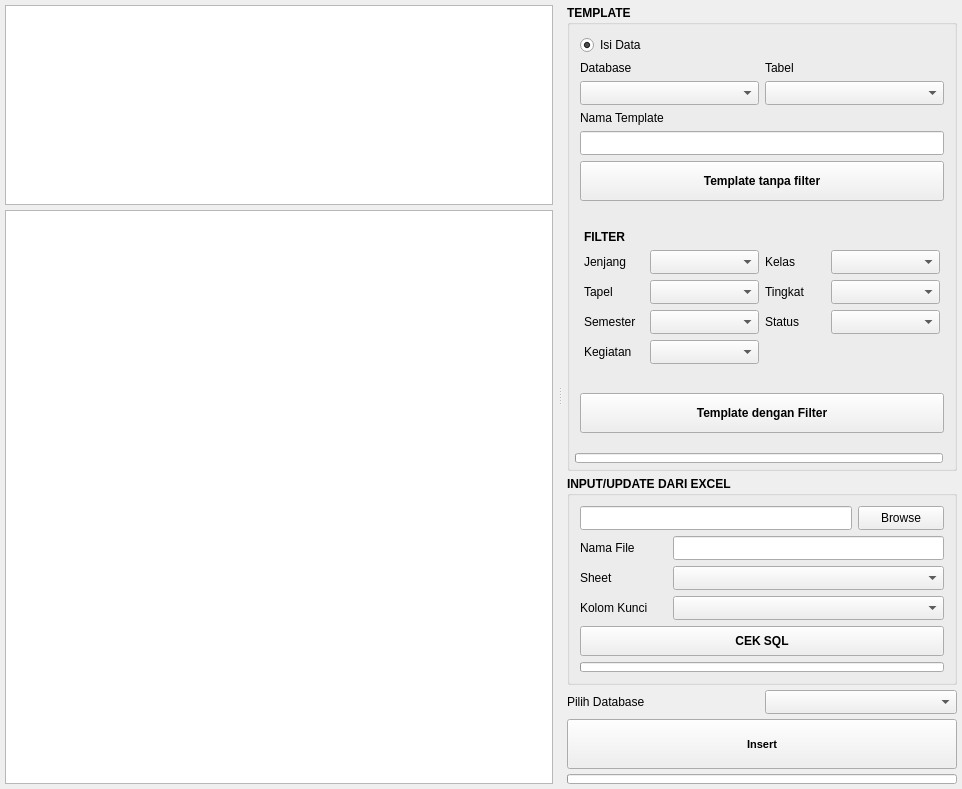
<?xml version="1.0" encoding="UTF-8"?>
<ui version="4.0">
 <class>Form</class>
 <widget class="QWidget" name="Form">
  <property name="geometry">
   <rect>
    <x>0</x>
    <y>0</y>
    <width>962</width>
    <height>777</height>
   </rect>
  </property>
  <property name="windowTitle">
   <string>Form</string>
  </property>
  <layout class="QGridLayout" name="gridLayout_7">
   <property name="leftMargin">
    <number>0</number>
   </property>
   <property name="topMargin">
    <number>0</number>
   </property>
   <property name="rightMargin">
    <number>0</number>
   </property>
   <property name="bottomMargin">
    <number>0</number>
   </property>
   <property name="horizontalSpacing">
    <number>5</number>
   </property>
   <property name="verticalSpacing">
    <number>0</number>
   </property>
   <item row="0" column="0">
    <widget class="QSplitter" name="splitter">
     <property name="orientation">
      <enum>Qt::Horizontal</enum>
     </property>
     <widget class="QWidget" name="widget_4" native="true">
      <property name="sizePolicy">
       <sizepolicy hsizetype="Expanding" vsizetype="Expanding">
        <horstretch>1</horstretch>
        <verstretch>0</verstretch>
       </sizepolicy>
      </property>
      <layout class="QGridLayout" name="gridLayout_2" rowstretch="0,1" rowminimumheight="200,0">
       <property name="leftMargin">
        <number>5</number>
       </property>
       <property name="topMargin">
        <number>5</number>
       </property>
       <property name="rightMargin">
        <number>5</number>
       </property>
       <property name="bottomMargin">
        <number>5</number>
       </property>
       <property name="spacing">
        <number>5</number>
       </property>
       <item row="0" column="0">
        <widget class="QPlainTextEdit" name="plainTextEdit"/>
       </item>
       <item row="1" column="0">
        <widget class="QPlainTextEdit" name="plainTextEdit_2"/>
       </item>
      </layout>
     </widget>
     <widget class="QWidget" name="widget" native="true">
      <property name="minimumSize">
       <size>
        <width>400</width>
        <height>0</height>
       </size>
      </property>
      <layout class="QGridLayout" name="gridLayout_3">
       <property name="leftMargin">
        <number>5</number>
       </property>
       <property name="topMargin">
        <number>5</number>
       </property>
       <property name="rightMargin">
        <number>5</number>
       </property>
       <property name="bottomMargin">
        <number>5</number>
       </property>
       <property name="spacing">
        <number>5</number>
       </property>
       <item row="0" column="0" colspan="2">
        <widget class="QGroupBox" name="groupBox">
         <property name="font">
          <font>
           <weight>75</weight>
           <bold>true</bold>
          </font>
         </property>
         <property name="title">
          <string>TEMPLATE</string>
         </property>
         <layout class="QGridLayout" name="gridLayout_4">
          <property name="leftMargin">
           <number>5</number>
          </property>
          <property name="topMargin">
           <number>5</number>
          </property>
          <property name="rightMargin">
           <number>5</number>
          </property>
          <property name="bottomMargin">
           <number>5</number>
          </property>
          <property name="verticalSpacing">
           <number>15</number>
          </property>
          <item row="4" column="0" colspan="2">
           <widget class="QWidget" name="widget_5" native="true">
            <layout class="QGridLayout" name="gridLayout_8">
             <property name="leftMargin">
              <number>5</number>
             </property>
             <property name="topMargin">
              <number>5</number>
             </property>
             <property name="rightMargin">
              <number>5</number>
             </property>
             <property name="bottomMargin">
              <number>5</number>
             </property>
             <item row="0" column="1">
              <widget class="QPushButton" name="btn_with__filter">
               <property name="minimumSize">
                <size>
                 <width>0</width>
                 <height>40</height>
                </size>
               </property>
               <property name="text">
                <string>Template dengan Filter</string>
               </property>
              </widget>
             </item>
            </layout>
           </widget>
          </item>
          <item row="0" column="0" colspan="2">
           <widget class="QWidget" name="widget_3" native="true">
            <property name="font">
             <font>
              <weight>50</weight>
              <bold>false</bold>
             </font>
            </property>
            <layout class="QGridLayout" name="gridLayout_6">
             <property name="leftMargin">
              <number>5</number>
             </property>
             <property name="topMargin">
              <number>5</number>
             </property>
             <property name="rightMargin">
              <number>5</number>
             </property>
             <property name="bottomMargin">
              <number>5</number>
             </property>
             <item row="2" column="0">
              <widget class="QLabel" name="label">
               <property name="text">
                <string>Database</string>
               </property>
              </widget>
             </item>
             <item row="1" column="0">
              <widget class="QRadioButton" name="radio_filled">
               <property name="text">
                <string>Isi Data</string>
               </property>
               <property name="checked">
                <bool>true</bool>
               </property>
              </widget>
             </item>
             <item row="3" column="0">
              <widget class="QComboBox" name="cbo_db">
               <property name="minimumSize">
                <size>
                 <width>0</width>
                 <height>24</height>
                </size>
               </property>
              </widget>
             </item>
             <item row="4" column="0">
              <widget class="QLabel" name="label_14">
               <property name="text">
                <string>Nama Template</string>
               </property>
              </widget>
             </item>
             <item row="2" column="1">
              <widget class="QLabel" name="label_2">
               <property name="text">
                <string>Tabel</string>
               </property>
              </widget>
             </item>
             <item row="3" column="1">
              <widget class="QComboBox" name="cbo_table">
               <property name="minimumSize">
                <size>
                 <width>0</width>
                 <height>24</height>
                </size>
               </property>
              </widget>
             </item>
             <item row="5" column="0" colspan="2">
              <widget class="QLineEdit" name="line_filename_nofilter">
               <property name="minimumSize">
                <size>
                 <width>0</width>
                 <height>24</height>
                </size>
               </property>
              </widget>
             </item>
             <item row="6" column="0" colspan="2">
              <widget class="QPushButton" name="btn_no_filter">
               <property name="minimumSize">
                <size>
                 <width>0</width>
                 <height>40</height>
                </size>
               </property>
               <property name="font">
                <font>
                 <weight>75</weight>
                 <bold>true</bold>
                </font>
               </property>
               <property name="text">
                <string>Template tanpa filter</string>
               </property>
              </widget>
             </item>
            </layout>
           </widget>
          </item>
          <item row="3" column="0" colspan="2">
           <widget class="QWidget" name="widget_2" native="true">
            <property name="font">
             <font>
              <weight>50</weight>
              <bold>false</bold>
             </font>
            </property>
            <layout class="QGridLayout" name="gridLayout" columnstretch="0,1,0,1" columnminimumwidth="60,0,60,0">
             <item row="0" column="0">
              <widget class="QLabel" name="label_3">
               <property name="font">
                <font>
                 <weight>75</weight>
                 <bold>true</bold>
                </font>
               </property>
               <property name="text">
                <string>FILTER</string>
               </property>
              </widget>
             </item>
             <item row="1" column="0">
              <widget class="QLabel" name="label_4">
               <property name="text">
                <string>Jenjang</string>
               </property>
              </widget>
             </item>
             <item row="1" column="1">
              <widget class="QComboBox" name="cbo_jenjang">
               <property name="minimumSize">
                <size>
                 <width>0</width>
                 <height>24</height>
                </size>
               </property>
               <property name="maximumSize">
                <size>
                 <width>16777215</width>
                 <height>24</height>
                </size>
               </property>
               <item>
                <property name="text">
                 <string/>
                </property>
               </item>
               <item>
                <property name="text">
                 <string>MI</string>
                </property>
               </item>
               <item>
                <property name="text">
                 <string>MD</string>
                </property>
               </item>
              </widget>
             </item>
             <item row="1" column="2">
              <widget class="QLabel" name="label_6">
               <property name="text">
                <string>Kelas</string>
               </property>
              </widget>
             </item>
             <item row="1" column="3">
              <widget class="QComboBox" name="cbo_kelas">
               <property name="minimumSize">
                <size>
                 <width>0</width>
                 <height>24</height>
                </size>
               </property>
               <property name="maximumSize">
                <size>
                 <width>16777215</width>
                 <height>24</height>
                </size>
               </property>
              </widget>
             </item>
             <item row="2" column="0">
              <widget class="QLabel" name="label_8">
               <property name="text">
                <string>Tapel</string>
               </property>
              </widget>
             </item>
             <item row="2" column="1">
              <widget class="QComboBox" name="cbo_tapel">
               <property name="minimumSize">
                <size>
                 <width>0</width>
                 <height>24</height>
                </size>
               </property>
               <property name="maximumSize">
                <size>
                 <width>16777215</width>
                 <height>24</height>
                </size>
               </property>
              </widget>
             </item>
             <item row="2" column="2">
              <widget class="QLabel" name="label_5">
               <property name="text">
                <string>Tingkat</string>
               </property>
              </widget>
             </item>
             <item row="2" column="3">
              <widget class="QComboBox" name="cbo_tingkat">
               <property name="minimumSize">
                <size>
                 <width>0</width>
                 <height>24</height>
                </size>
               </property>
               <property name="maximumSize">
                <size>
                 <width>16777215</width>
                 <height>24</height>
                </size>
               </property>
              </widget>
             </item>
             <item row="3" column="0">
              <widget class="QLabel" name="label_11">
               <property name="text">
                <string>Semester</string>
               </property>
              </widget>
             </item>
             <item row="3" column="1">
              <widget class="QComboBox" name="cbo_semester">
               <property name="minimumSize">
                <size>
                 <width>0</width>
                 <height>24</height>
                </size>
               </property>
               <property name="maximumSize">
                <size>
                 <width>16777215</width>
                 <height>24</height>
                </size>
               </property>
              </widget>
             </item>
             <item row="3" column="2">
              <widget class="QLabel" name="label_9">
               <property name="text">
                <string>Status</string>
               </property>
              </widget>
             </item>
             <item row="3" column="3">
              <widget class="QComboBox" name="cbo_status">
               <property name="minimumSize">
                <size>
                 <width>0</width>
                 <height>24</height>
                </size>
               </property>
               <property name="maximumSize">
                <size>
                 <width>16777215</width>
                 <height>24</height>
                </size>
               </property>
              </widget>
             </item>
             <item row="4" column="0">
              <widget class="QLabel" name="label_7">
               <property name="text">
                <string>Kegiatan</string>
               </property>
              </widget>
             </item>
             <item row="4" column="1">
              <widget class="QComboBox" name="cbo_kegiatan">
               <property name="minimumSize">
                <size>
                 <width>0</width>
                 <height>24</height>
                </size>
               </property>
               <property name="maximumSize">
                <size>
                 <width>16777215</width>
                 <height>24</height>
                </size>
               </property>
              </widget>
             </item>
            </layout>
           </widget>
          </item>
          <item row="5" column="0">
           <widget class="QProgressBar" name="progress_filter">
            <property name="minimumSize">
             <size>
              <width>0</width>
              <height>10</height>
             </size>
            </property>
            <property name="maximumSize">
             <size>
              <width>16777215</width>
              <height>10</height>
             </size>
            </property>
            <property name="value">
             <number>0</number>
            </property>
            <property name="alignment">
             <set>Qt::AlignLeading|Qt::AlignLeft|Qt::AlignVCenter</set>
            </property>
            <property name="textVisible">
             <bool>false</bool>
            </property>
           </widget>
          </item>
         </layout>
        </widget>
       </item>
       <item row="2" column="0" colspan="2">
        <widget class="QGroupBox" name="groupBox_2">
         <property name="font">
          <font>
           <weight>75</weight>
           <bold>true</bold>
          </font>
         </property>
         <property name="title">
          <string>INPUT/UPDATE DARI EXCEL</string>
         </property>
         <layout class="QGridLayout" name="gridLayout_5">
          <property name="leftMargin">
           <number>10</number>
          </property>
          <property name="topMargin">
           <number>10</number>
          </property>
          <property name="rightMargin">
           <number>10</number>
          </property>
          <property name="bottomMargin">
           <number>10</number>
          </property>
          <item row="2" column="0">
           <widget class="QLabel" name="label_10">
            <property name="font">
             <font>
              <weight>50</weight>
              <bold>false</bold>
             </font>
            </property>
            <property name="text">
             <string>Nama File</string>
            </property>
           </widget>
          </item>
          <item row="4" column="0">
           <widget class="QLabel" name="label_13">
            <property name="font">
             <font>
              <weight>50</weight>
              <bold>false</bold>
             </font>
            </property>
            <property name="text">
             <string>Kolom Kunci</string>
            </property>
           </widget>
          </item>
          <item row="2" column="1" colspan="3">
           <widget class="QLineEdit" name="line_namafile">
            <property name="minimumSize">
             <size>
              <width>0</width>
              <height>24</height>
             </size>
            </property>
            <property name="font">
             <font>
              <weight>50</weight>
              <bold>false</bold>
             </font>
            </property>
           </widget>
          </item>
          <item row="3" column="0">
           <widget class="QLabel" name="label_12">
            <property name="font">
             <font>
              <weight>50</weight>
              <bold>false</bold>
             </font>
            </property>
            <property name="text">
             <string>Sheet</string>
            </property>
           </widget>
          </item>
          <item row="3" column="1" colspan="3">
           <widget class="QComboBox" name="cbo_sheet">
            <property name="minimumSize">
             <size>
              <width>0</width>
              <height>24</height>
             </size>
            </property>
            <property name="font">
             <font>
              <weight>50</weight>
              <bold>false</bold>
             </font>
            </property>
           </widget>
          </item>
          <item row="4" column="1" colspan="3">
           <widget class="QComboBox" name="cbo_key">
            <property name="minimumSize">
             <size>
              <width>0</width>
              <height>24</height>
             </size>
            </property>
            <property name="font">
             <font>
              <weight>50</weight>
              <bold>false</bold>
             </font>
            </property>
           </widget>
          </item>
          <item row="1" column="3">
           <widget class="QPushButton" name="btn_browse">
            <property name="minimumSize">
             <size>
              <width>0</width>
              <height>24</height>
             </size>
            </property>
            <property name="font">
             <font>
              <weight>50</weight>
              <bold>false</bold>
             </font>
            </property>
            <property name="text">
             <string>Browse</string>
            </property>
           </widget>
          </item>
          <item row="1" column="0" colspan="3">
           <widget class="QLineEdit" name="line_source">
            <property name="minimumSize">
             <size>
              <width>0</width>
              <height>24</height>
             </size>
            </property>
            <property name="font">
             <font>
              <weight>50</weight>
              <bold>false</bold>
             </font>
            </property>
           </widget>
          </item>
          <item row="6" column="0" colspan="4">
           <widget class="QProgressBar" name="progress_load_excel">
            <property name="minimumSize">
             <size>
              <width>0</width>
              <height>10</height>
             </size>
            </property>
            <property name="maximumSize">
             <size>
              <width>16777215</width>
              <height>10</height>
             </size>
            </property>
            <property name="value">
             <number>0</number>
            </property>
            <property name="alignment">
             <set>Qt::AlignLeading|Qt::AlignLeft|Qt::AlignVCenter</set>
            </property>
            <property name="textVisible">
             <bool>false</bool>
            </property>
           </widget>
          </item>
          <item row="5" column="0" colspan="4">
           <widget class="QPushButton" name="btn_cek_sql">
            <property name="minimumSize">
             <size>
              <width>0</width>
              <height>30</height>
             </size>
            </property>
            <property name="text">
             <string>CEK SQL</string>
            </property>
           </widget>
          </item>
         </layout>
        </widget>
       </item>
       <item row="5" column="1">
        <widget class="QComboBox" name="cbo_save_to_db">
         <property name="minimumSize">
          <size>
           <width>0</width>
           <height>24</height>
          </size>
         </property>
        </widget>
       </item>
       <item row="3" column="0">
        <spacer name="verticalSpacer">
         <property name="orientation">
          <enum>Qt::Vertical</enum>
         </property>
         <property name="sizeHint" stdset="0">
          <size>
           <width>20</width>
           <height>40</height>
          </size>
         </property>
        </spacer>
       </item>
       <item row="8" column="0" colspan="2">
        <widget class="QProgressBar" name="progress_save">
         <property name="minimumSize">
          <size>
           <width>0</width>
           <height>10</height>
          </size>
         </property>
         <property name="maximumSize">
          <size>
           <width>16777215</width>
           <height>10</height>
          </size>
         </property>
         <property name="value">
          <number>0</number>
         </property>
         <property name="alignment">
          <set>Qt::AlignLeading|Qt::AlignLeft|Qt::AlignVCenter</set>
         </property>
         <property name="textVisible">
          <bool>false</bool>
         </property>
        </widget>
       </item>
       <item row="1" column="0">
        <spacer name="verticalSpacer_2">
         <property name="orientation">
          <enum>Qt::Vertical</enum>
         </property>
         <property name="sizeType">
          <enum>QSizePolicy::Preferred</enum>
         </property>
         <property name="sizeHint" stdset="0">
          <size>
           <width>20</width>
           <height>40</height>
          </size>
         </property>
        </spacer>
       </item>
       <item row="5" column="0">
        <widget class="QLabel" name="label_15">
         <property name="text">
          <string>Pilih Database</string>
         </property>
        </widget>
       </item>
       <item row="7" column="0" colspan="2">
        <widget class="QPushButton" name="insert_btn">
         <property name="minimumSize">
          <size>
           <width>0</width>
           <height>50</height>
          </size>
         </property>
         <property name="font">
          <font>
           <pointsize>8</pointsize>
           <weight>75</weight>
           <bold>true</bold>
          </font>
         </property>
         <property name="text">
          <string>Insert</string>
         </property>
        </widget>
       </item>
      </layout>
     </widget>
    </widget>
   </item>
  </layout>
 </widget>
 <resources/>
 <connections/>
</ui>
